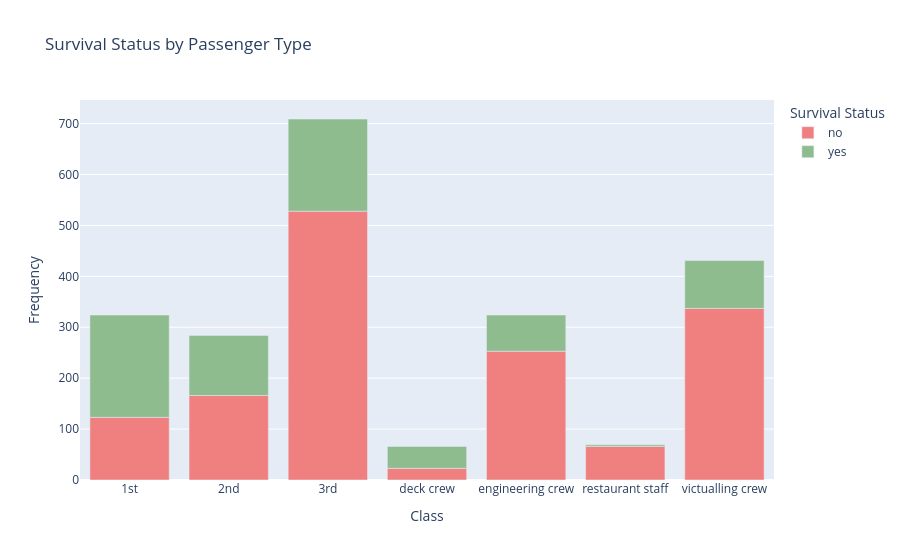

Notebook code for this chart:
### Code cell
px.bar(pd.crosstab(titanic["class"], titanic["survived"]),
       labels = {"value":"Frequency",
                 "class":"Class",
                 "survived":"Survival Status"},
       color_discrete_sequence = ["lightcoral","darkseagreen"],
       title = "Survival Status by Passenger Type",
       height=500)

### Figure 1 — Plotly figure (JSON) as saved in the notebook; plotly's stock layout.template omitted (floating-point values rounded to 4 significant figures)
{"data": [{"alignmentgroup": "True", "hovertemplate": "Survival Status=no<br>Class=%{x}<br>Frequency=%{y}<extra></extra>", "legendgroup": "no", "marker": {"color": "lightcoral", "pattern": {"shape": ""}}, "name": "no", "offsetgroup": "no", "orientation": "v", "showlegend": true, "textposition": "auto", "type": "bar", "x": ["1st", "2nd", "3rd", "deck crew", "engineering crew", "restaurant staff", "victualling crew"], "xaxis": "x", "y": [123, 166, 528, 23, 253, 66, 337], "yaxis": "y"}, {"alignmentgroup": "True", "hovertemplate": "Survival Status=yes<br>Class=%{x}<br>Frequency=%{y}<extra></extra>", "legendgroup": "yes", "marker": {"color": "darkseagreen", "pattern": {"shape": ""}}, "name": "yes", "offsetgroup": "yes", "orientation": "v", "showlegend": true, "textposition": "auto", "type": "bar", "x": ["1st", "2nd", "3rd", "deck crew", "engineering crew", "restaurant staff", "victualling crew"], "xaxis": "x", "y": [201, 118, 181, 43, 71, 3, 94], "yaxis": "y"}], "layout": {"autosize": true, "barmode": "relative", "legend": {"title": {"text": "Survival Status"}, "tracegroupgap": 0}, "title": {"text": "Survival Status by Passenger Type"}, "xaxis": {"anchor": "y", "autorange": true, "domain": [0, 1], "range": [-0.5, 6.5], "title": {"text": "Class"}, "type": "category"}, "yaxis": {"anchor": "x", "autorange": true, "domain": [0, 1], "range": [0, 746.3], "title": {"text": "Frequency"}, "type": "linear"}}}
